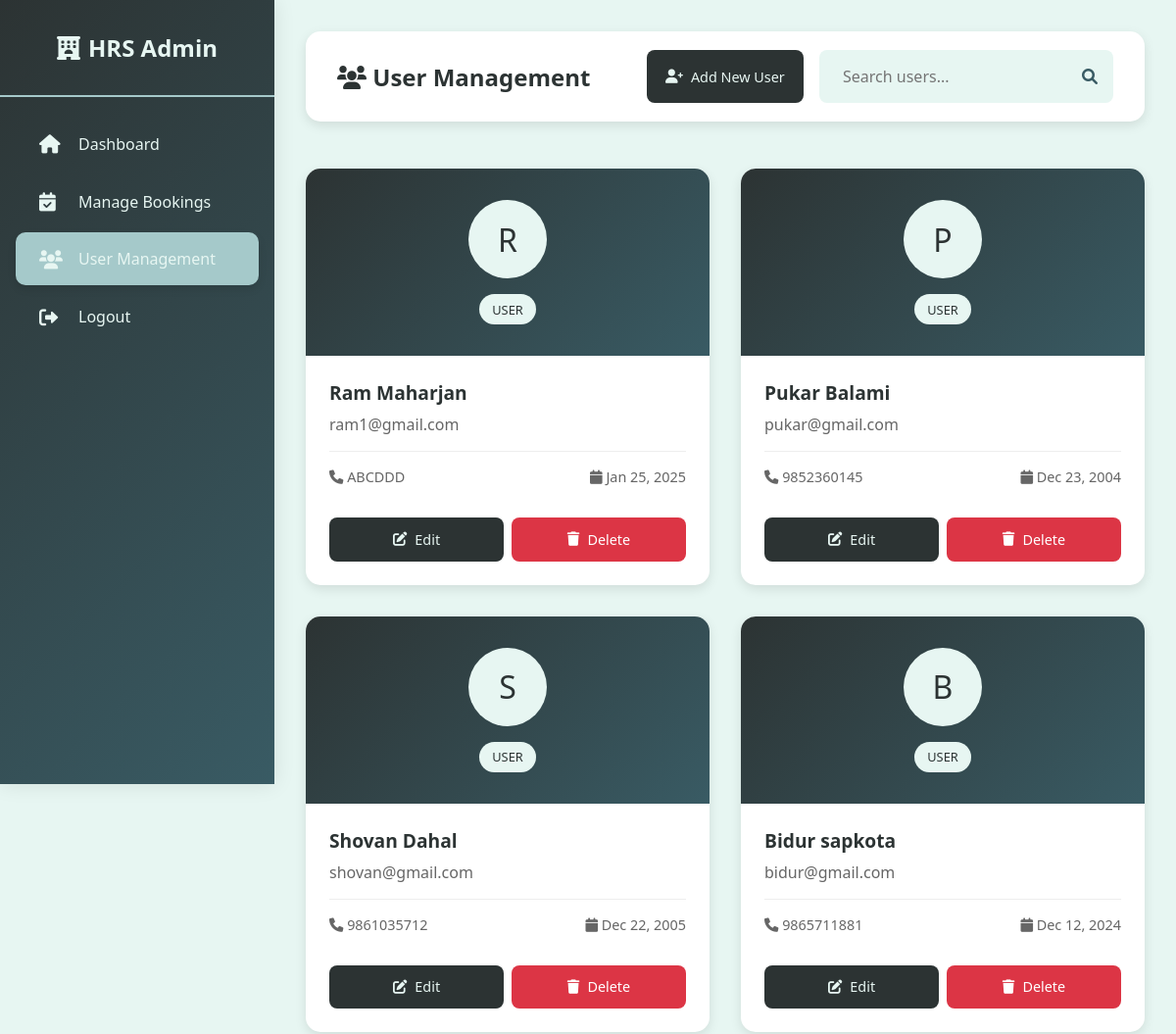
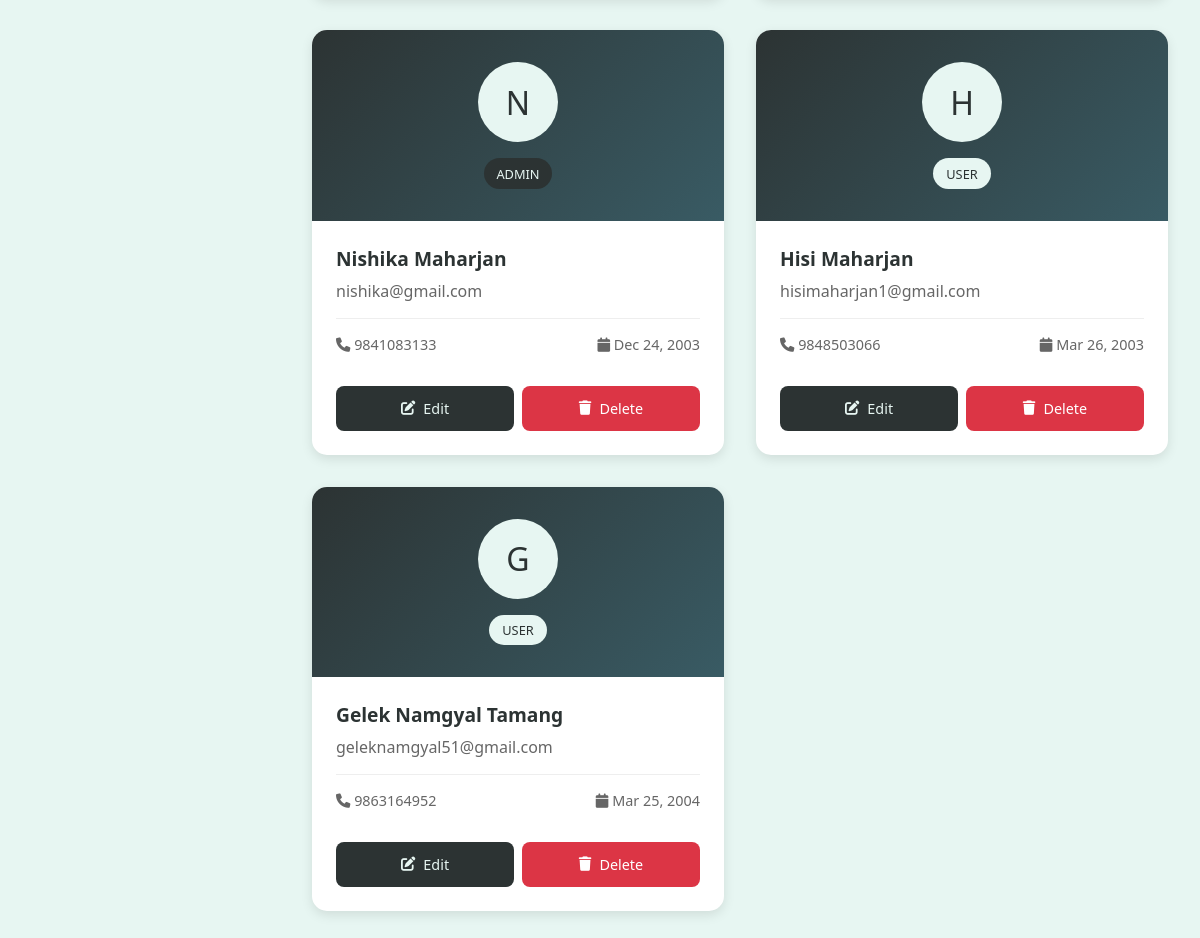
Page /admin/user_management.php on the committed database (2 pictures, top to bottom).
### tables this page shows
CREATE TABLE `users` (
  `id` int(11) NOT NULL,
  `full_name` varchar(100) NOT NULL,
  `email` varchar(100) NOT NULL,
  `phone_number` varchar(15) NOT NULL,
  `dob` date NOT NULL,
  `gender` enum('Male','Female','Other') NOT NULL,
  `password` varchar(255) NOT NULL,
  `role` enum('Admin','User') DEFAULT 'User',
  `created_at` timestamp NOT NULL DEFAULT current_timestamp()
);

### admin/user_management.php (the view, shortened to what this page needs)
<?php
include '../config.php';
$usersQuery = $conn->query("SELECT * FROM users ORDER BY created_at DESC");
?>
<!DOCTYPE html>
<html lang="en">
<head>
    <link rel="stylesheet" href="https://cdnjs.cloudflare.com/ajax/libs/font-awesome/6.0.0/css/all.min.css">
</head>
<body>
    <div class="sidebar">
        <div class="sidebar-header">
            <h2><i class="fas fa-hotel"></i> HRS Admin</h2>
        </div>
        <div class="sidebar-menu">
            <a href="dashboard.php">
                <i class="fas fa-home"></i>
                <span>Dashboard</span>
            </a>
            <a href="manage_bookings.php">
                <i class="fas fa-calendar-check"></i>
                <span>Manage Bookings</span>
            </a>
            <a href="user_management.php" class="active">
                <i class="fas fa-users"></i>
                <span>User Management</span>
            </a>
            <a href="../database/logout.php" class="logout-btn">
                <i class="fas fa-sign-out-alt"></i>
                <span>Logout</span>
            </a>
        </div>
    </div>
    <div class="content-wrapper">
        <div class="navbar">
            <h1><i class="fas fa-users"></i> User Management</h1>
            <div class="navbar-actions">
                <button class="add-btn" onclick="openAddModal()">
                    <i class="fas fa-user-plus"></i> Add New User
                </button>
                <div class="search-box">
                    <input type="text" id="searchUsers" placeholder="Search users...">
                    <i class="fas fa-search"></i>
                </div>
            </div>
        </div>
        <div class="user-grid">
            <?php while($user = $usersQuery->fetch_assoc()): ?>
            <div class="user-card">
                <div class="user-header">
                    <div class="user-avatar">
                        <?php echo strtoupper(substr($user['full_name'], 0, 1)); ?>
                    </div>
                    <span class="role-badge role-<?php echo strtolower($user['role']); ?>">
                        <?php echo ucfirst($user['role']); ?>
                    </span>
                </div>
                <div class="user-details">
                    <div class="user-name"><?php echo htmlspecialchars($user['full_name']); ?></div>
                    <div class="user-email"><?php echo htmlspecialchars($user['email']); ?></div>
                    <div class="user-meta">
                        <span><i class="fas fa-phone"></i> <?php echo htmlspecialchars($user['phone_number']); ?></span>
                        <span><i class="fas fa-calendar"></i> <?php echo date('M d, Y', strtotime($user['dob'])); ?></span>
                    </div>
                    <div class="user-actions">
                        <button class="action-btn edit-btn" onclick="editUser(<?php echo $user['id']; ?>)">
                            <i class="fas fa-edit"></i> Edit
                        </button>
                        <button class="action-btn delete-btn" onclick="deleteUser(<?php echo $user['id']; ?>)">
                            <i class="fas fa-trash"></i> Delete
                        </button>
                    </div>
                </div>
            </div>
            <?php endwhile; ?>
        </div>
    </div>
</body>
</html>

### admin/user_management.php (style rules this page uses)
* { margin: 0; padding: 0; box-sizing: border-box; font-family: 'Segoe UI', sans-serif; }
body { display: flex; background-color: #E7F6F2; min-height: 100vh; color: #2C3333; }
.sidebar { width: 280px; background: linear-gradient(135deg, #2C3333, #395B64); color: #E7F6F2; padding: 0; position: fixed; height: 100vh; box-shadow: 0 0 20px rgba(0, 0, 0, 0.1); display: flex; flex-direction: column; z-index: 1000; }
.sidebar-header { padding: 2rem 1.5rem; border-bottom: 2px solid #A5C9CA; text-align: center; }
.sidebar-header h2 { color: #E7F6F2; font-size: 1.5rem; display: flex; align-items: center; justify-content: center; gap: 0.5rem; }
.sidebar-menu { flex: 1; padding: 1rem 0; }
.sidebar a { display: flex; align-items: center; padding: 1rem 1.5rem; color: #E7F6F2; text-decoration: none; transition: all 0.3s ease; margin: 0.3rem 1rem; border-radius: 10px; font-weight: 500; }
.sidebar a i { width: 24px; margin-right: 1rem; font-size: 1.2rem; }
.sidebar a.active { background-color: #A5C9CA; box-shadow: 0 4px 8px rgba(0, 0, 0, 0.1); }
.content-wrapper { flex: 1; margin-left: 280px; padding: 2rem; }
.navbar { background-color: #ffffff; padding: 1.2rem 2rem; border-radius: 15px; box-shadow: 0 4px 12px rgba(0, 0, 0, 0.1); display: flex; justify-content: space-between; align-items: center; margin-bottom: 2rem; }
.navbar h1 { font-size: 1.5rem; font-weight: 600; color: #2C3333; }
.navbar-actions { display: flex; gap: 1rem; }
.add-btn { background-color: #2C3333; color: #E7F6F2; border: none; padding: 0.8rem 1.2rem; border-radius: 8px; cursor: pointer; font-size: 0.9rem; display: flex; align-items: center; justify-content: center; gap: 0.5rem; transition: all 0.3s ease; }
.search-box { display: flex; align-items: center; background: #E7F6F2; padding: 0.5rem 1rem; border-radius: 8px; width: 300px; }
.search-box input { border: none; background: none; padding: 0.5rem; width: 100%; font-size: 1rem; color: #2C3333; }
.search-box i { color: #395B64; }
.user-grid { display: grid; grid-template-columns: repeat(auto-fill, minmax(300px, 1fr)); gap: 2rem; padding: 1rem 0; }
.user-card { background: #ffffff; border-radius: 15px; overflow: hidden; box-shadow: 0 4px 12px rgba(0, 0, 0, 0.1); transition: all 0.3s ease; }
.user-header { background: linear-gradient(135deg, #2C3333, #395B64); color: #E7F6F2; padding: 2rem; text-align: center; }
.user-avatar { width: 80px; height: 80px; border-radius: 50%; background: #E7F6F2; display: flex; align-items: center; justify-content: center; margin: 0 auto 1rem; font-size: 2rem; color: #2C3333; }
.user-details { padding: 1.5rem; }
.user-name { font-size: 1.2rem; font-weight: 600; color: #2C3333; margin-bottom: 0.5rem; }
.user-email { color: #666; margin-bottom: 1rem; }
.user-meta { display: flex; justify-content: space-between; padding: 1rem 0; border-top: 1px solid #eee; color: #666; font-size: 0.9rem; }
.user-actions { display: flex; gap: 0.5rem; margin-top: 1rem; }
.action-btn { flex: 1; padding: 0.8rem; border: none; border-radius: 8px; cursor: pointer; font-size: 0.9rem; display: flex; align-items: center; justify-content: center; gap: 0.5rem; transition: all 0.3s ease; }
.edit-btn { background-color: #2C3333; color: #E7F6F2; }
.delete-btn { background-color: #dc3545; color: #ffffff; }
.role-badge { display: inline-block; padding: 0.4rem 0.8rem; border-radius: 20px; font-size: 0.8rem; font-weight: 500; text-transform: uppercase; }
.role-admin { background-color: #2C3333; color: #E7F6F2; }
.role-user { background-color: #E7F6F2; color: #2C3333; }

### rows in the picture
users: full_name "R", role "USER", full_name "Ram Maharjan", email "ram1@gmail.com", phone_number "ABCDDD", dob "Jan 25, 2025"
users: full_name "P", role "USER", full_name "Pukar Balami", email "pukar@gmail.com", phone_number "9852360145", dob "Dec 23, 2004"
users: full_name "S", role "USER", full_name "Shovan Dahal", email "shovan@gmail.com", phone_number "9861035712", dob "Dec 22, 2005"
users: full_name "B", role "USER", full_name "Bidur sapkota", email "bidur@gmail.com", phone_number "9865711881", dob "Dec 12, 2024"
users: full_name "N", role "ADMIN", full_name "Nishika Maharjan", email "nishika@gmail.com", phone_number "9841083133", dob "Dec 24, 2003"
users: full_name "H", role "USER", full_name "Hisi Maharjan", email "hisimaharjan1@gmail.com", phone_number "9848503066", dob "Mar 26, 2003"
users: full_name "G", role "USER", full_name "Gelek Namgyal Tamang", email "geleknamgyal51@gmail.com", phone_number "9863164952", dob "Mar 25, 2004"
